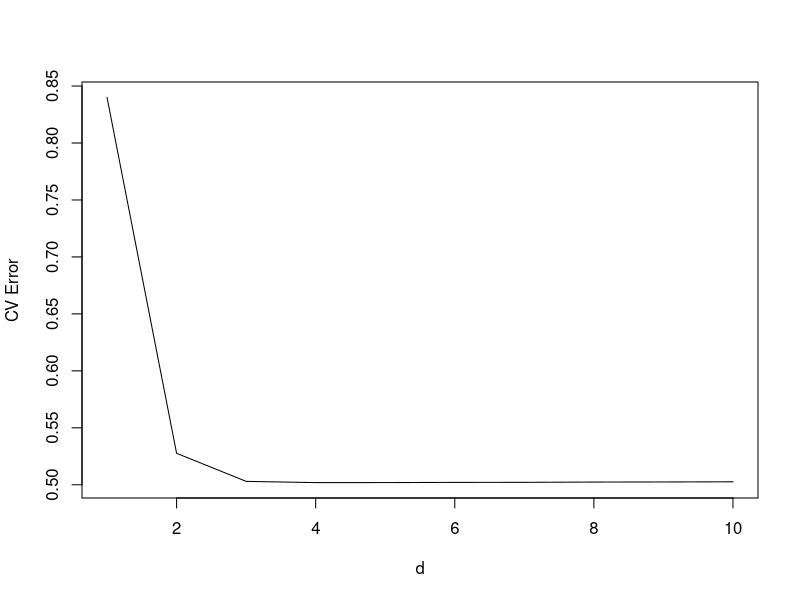
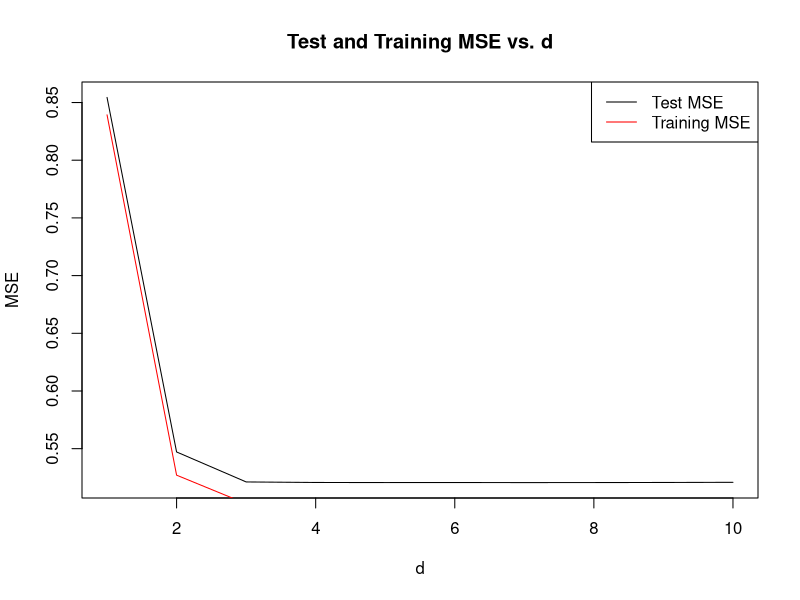

The R source for these figures, in order:
## ---- chunk 1
knitr::opts_chunk$set(echo = TRUE)
library(caret)
library(glmnet)
## ---- chunk 2
# Set seed
set.seed(9295)

# Create x and error term
n <- 10000
x <- runif(n, min = 0, max = 1)
e <- rnorm(n, mean = 0, sd = sqrt(0.5))

# Compute Y from X
y <- 3 * x^5 + 2 * x^2 + e

# Put them in a dataframe
df <- data.frame(x, y)
## ---- chunk 3
# Split the data
train_indices <- createDataPartition(y = df$y, p = 0.8, list = FALSE)
train <- df[train_indices, ]
test <- df[-train_indices, ]

## ---- chunk 4
# Create a vector to store the cross-validation errors
cv_errors <- rep(0, 5)
d_value <- 1:10

# Perform 5-fold cross validation
for (d in d_value){
  fold_e <- rep(0, 5)
  for (i in 1:5) {
      folds <- cut(seq(1, nrow(train)),breaks = 5,labels = FALSE)
      testIndex <- which(folds==i, arr.ind=TRUE)
      test_cv <- train[testIndex, ]
      train_cv <- train[-testIndex, ]
      model <- lm(y ~ poly(x, degree = d), data = train_cv)
      predictions <- predict(model, newdata = test_cv)
      fold_e[i] <- mean((predictions - test_cv$y)^2)
  }
  cv_errors[d] <- mean(fold_e)
  }

# Plotting
plot(d_value, cv_errors, type = "l", xlab = "d", ylab = "CV Error")

## ---- chunk 5
# Use the whole training set and test it on test set
MSE_test <- rep(0, 10)
MSE_train <- rep(0, 10)

for (d in d_value){
      model <- lm(y ~ poly(x, degree = d), data = train)
      predictions_train <- predict(model, newdata = train)
      predictions_test <- predict(model, newdata = test)
      MSE_train[d] <- mean((predictions_train - train$y)^2)
      MSE_test[d] <- mean((predictions_test - test$y)^2)
  }

# Plotting
plot(d_value, MSE_test, type = "l", xlab = "d", ylab = "MSE", 
     main = "Test and Training MSE vs. d")
lines(d_value, MSE_train, col = "red")
legend("topright", c("Test MSE", "Training MSE"), col = c("black", "red"), 
       lty = 1)


